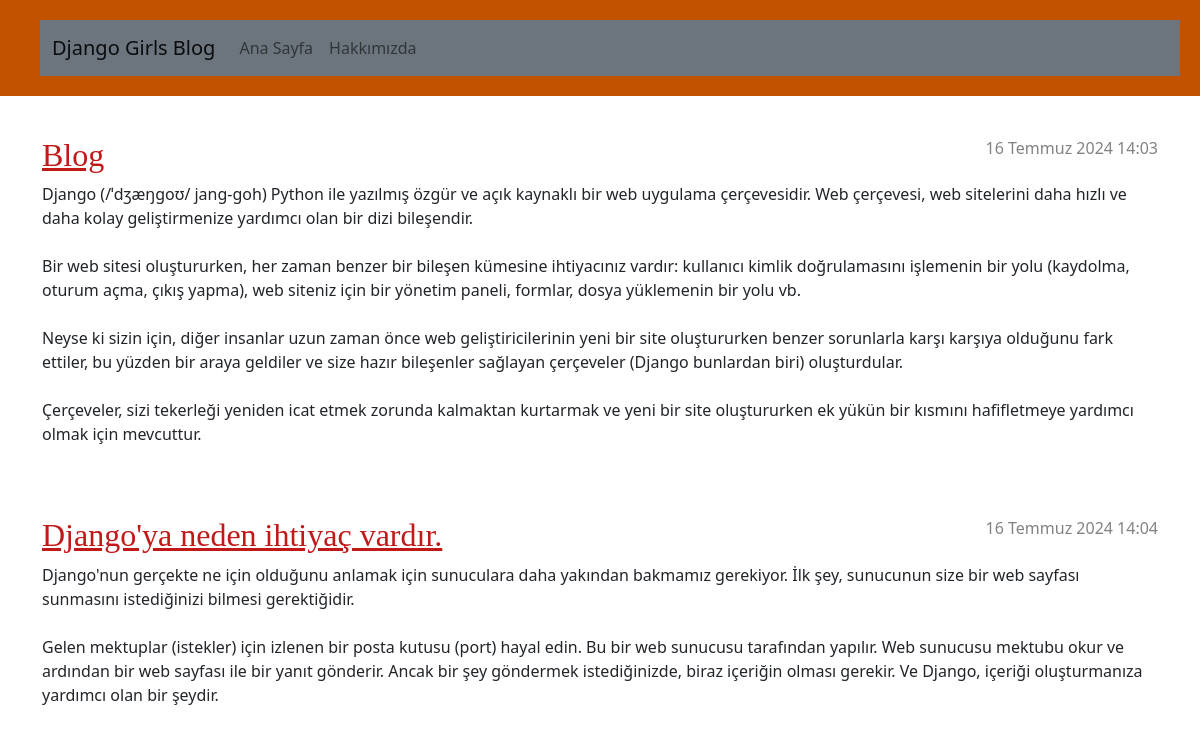
The page / on the database its author committed.
### blog/models.py (models this page shows, shortened)
class Post(models.Model):
    author = models.ForeignKey(settings.AUTH_USER_MODEL, on_delete=models.CASCADE)
    title = models.CharField(max_length=200)
    text = models.TextField()
    created_date = models.DateTimeField(default=timezone.now)
    published_date = models.DateTimeField(blank=True, null=True)

### blog/views.py (the view)
# urls.py: path('', views.post_list, name='post_list'),
def post_list(request):
    posts = Post.objects.filter(published_date__lte=timezone.now()).order_by('published_date')
    return render(request, 'blog/post_list.html', {'posts': posts})

### blog/templates/blog/post_list.html
{% extends 'blog/base.html' %}
{% load static %}
{% block content %}
    {% for post in posts %}
        <article class="post">
            <time class="date">
                {{ post.published_date }}
            </time>
            <h2><a href="">{{ post.title }}</a></h2>
            <p>{{ post.text|linebreaksbr }}</p>
        </article>
    {% endfor %}
{% endblock %}

### blog/templates/blog/base.html (shortened to what this page needs)
<!DOCTYPE html>
<html lang="en">
<head>
    <link rel="stylesheet" href="https://cdn.jsdelivr.net/npm/bootstrap@5.1.3/dist/css/bootstrap.min.css">
    {% load static %}
    <link rel="stylesheet" href="{% static 'css/blog.css' %}">
</head>
<body>
    <header class="page-header">
        <nav class="navbar navbar-expand-lg navbar-light bg-secondary">
            <div class="container">
                <a class="navbar-brand" href="/">Django Girls Blog</a>
                <div class="collapse navbar-collapse" id="navbarNav">
                    <ul class="navbar-nav ml-auto">
                        <li class="nav-item active">
                            <a class="nav-link" href="{% url 'post_list' %}">Ana Sayfa</a>
                        </li>
                        <li class="nav-item">
                            <a class="nav-link" href="#">Hakkımızda</a>
                        </li>
                    </ul>
                </div>
            </div>
        </nav>
    </header>
    <main class="container">
        <div class="row">
            <div class="col">
                {% block content %}
                {% endblock %}
            </div>
        </div>
    </main>
</body>
</html>

### blog/static/css/blog.css (style rules this page uses)
.page-header { background-color: #C25100; margin-top: 0; margin-bottom: 40px; padding: 20px 20px 20px 40px; }
h1, h2, h3, h4 { font-family: 'Lobster', cursive; }
.date { color: #828282; }
.post { margin-bottom: 70px; }
.post h2 a, .post h2 a:visited { color: #c11818; }
.post > .date, .post > .actions { float: right; }

### rows shown on the page
Post: published_date "16 Temmuz 2024 14:03", title "Blog", text "Django (/ˈdʒæŋɡoʊ/ jang-goh) Python ile yazılmış özgür ve açık kaynaklı bir web uygulama çerçevesidir. Web çerçevesi, web sitelerini daha hızlı ve daha kolay geliştirmenize yardımcı olan bir dizi bileşendir. Bir web sitesi oluştururken, her zaman benzer bir bileşen kümesine ihtiyacınız vardır: kullanıcı kimlik doğrulamasını işlemenin bir yolu (kaydolma, oturum açma, çıkış yapma), web siteniz için bir yönetim paneli, formlar, dosya yüklemenin bir yolu vb. Neyse ki sizin için, diğer insanlar uzun zaman önce web geliştiricilerinin yeni bir site oluştururken benzer sorunlarla karşı karşıya olduğunu fark ettiler, bu yüzden bir araya geldiler ve size hazır bileşenler sağlayan çerçeveler (Django…"
Post: published_date "16 Temmuz 2024 14:04", title "Django'ya neden ihtiyaç vardır.", text "Django'nun gerçekte ne için olduğunu anlamak için sunuculara daha yakından bakmamız gerekiyor. İlk şey, sunucunun size bir web sayfası sunmasını istediğinizi bilmesi gerektiğidir. Gelen mektuplar (istekler) için izlenen bir posta kutusu (port) hayal edin. Bu bir web sunucusu tarafından yapılır. Web sunucusu mektubu okur ve ardından bir web sayfası ile bir yanıt gönderir. Ancak bir şey göndermek istediğinizde, biraz içeriğin olması gerekir. Ve Django, içeriği oluşturmanıza yardımcı olan bir şeydir."
